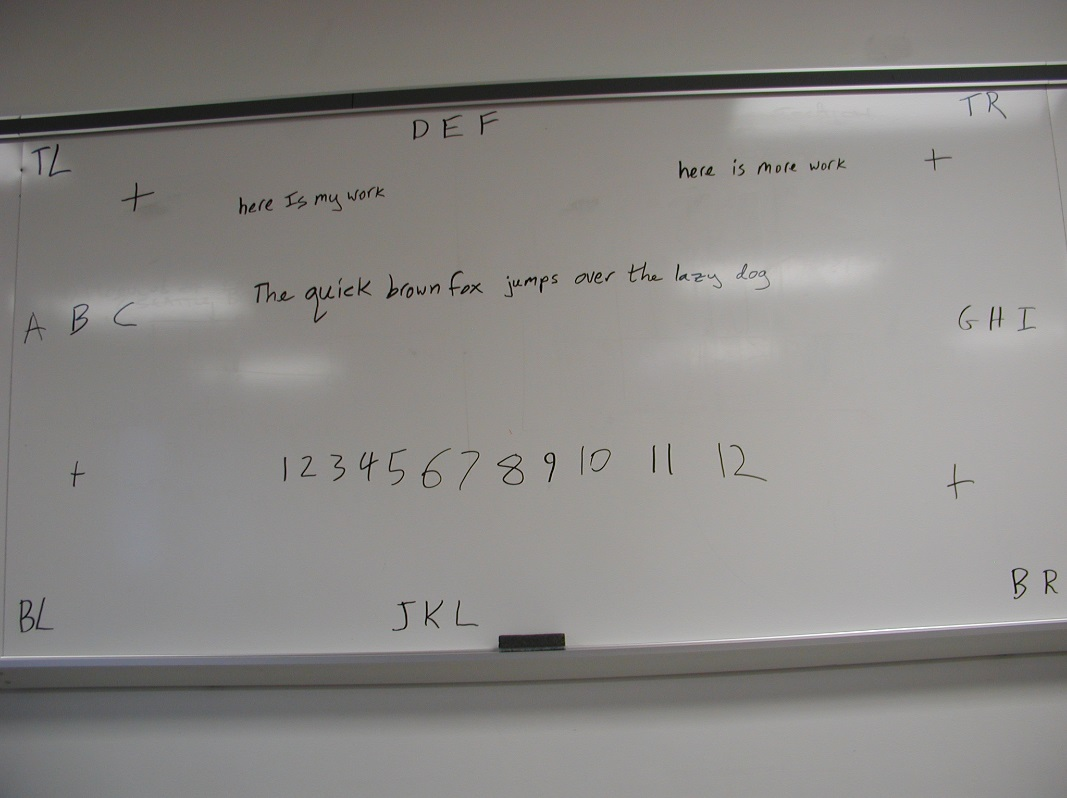
#> input picture Code/Demos/ImageProcessing/OpenCV/test.jpg, 1067 x 798 px
$ python edges.py
#> lines starting #> are read from the running program, lines starting #| are printed output that depends on the picture; after the words box and inside, x2 and y2 are one past the last pixel; in counts of white or black regions, pixels touching at a corner belong together
import cv2
import numpy as np

def CannyThreshold(lowThreshold):
    detected_edges = cv2.GaussianBlur(gray,(3,3),0)
    detected_edges = cv2.Canny(detected_edges,lowThreshold,lowThreshold*ratio,apertureSize = kernel_size)
    dst = cv2.bitwise_and(img,img,mask = detected_edges)  # just add some colours to edges from original image.
    cv2.imshow('canny demo',dst)

lowThreshold = 0
max_lowThreshold = 100
ratio = 3
kernel_size = 3

img = cv2.imread('test.jpg')
#> img is the input picture: shape (798, 1067, 3); mean B, G, R 133.2, 135.7, 137.8
gray = cv2.cvtColor(img,cv2.COLOR_BGR2GRAY)

cv2.namedWindow('canny demo')

cv2.createTrackbar('Min threshold','canny demo',lowThreshold, max_lowThreshold, CannyThreshold)
#> slider 'Min threshold' is set to 20

CannyThreshold(0)  # initialization
#> in CannyThreshold, `detected_edges = cv2.Canny(detected_edges,lowThreshold,lowThreshold*ra..`:
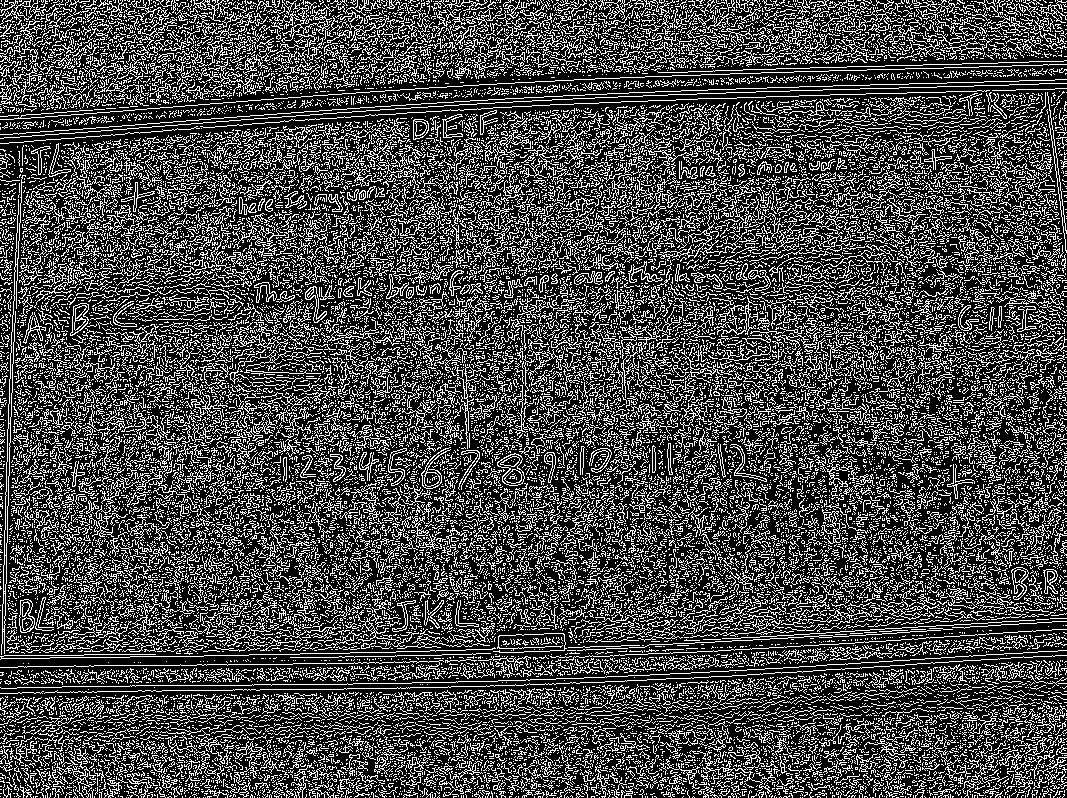
#> detected_edges: shape (798, 1067); 28.2% white in thin lines or dots
#> in CannyThreshold, `dst = cv2.bitwise_and(img,img,mask = detected_edges)`:
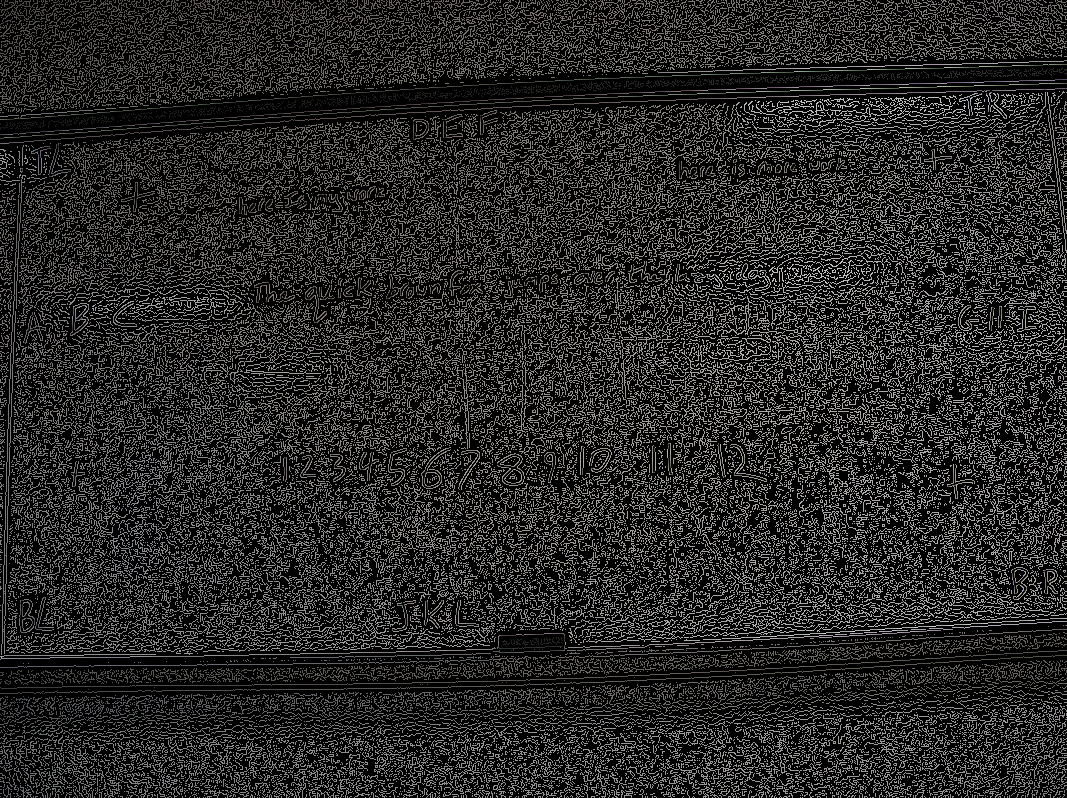
#> dst: shape (798, 1067, 3); mean B, G, R 37.7, 38.4, 39
if cv2.waitKey(0) == 27:
#> call 2 of CannyThreshold, with lowThreshold = 20
#> in CannyThreshold (call 2), `detected_edges = cv2.Canny(detected_edges,lowThreshold,lowThreshold*ra..`:
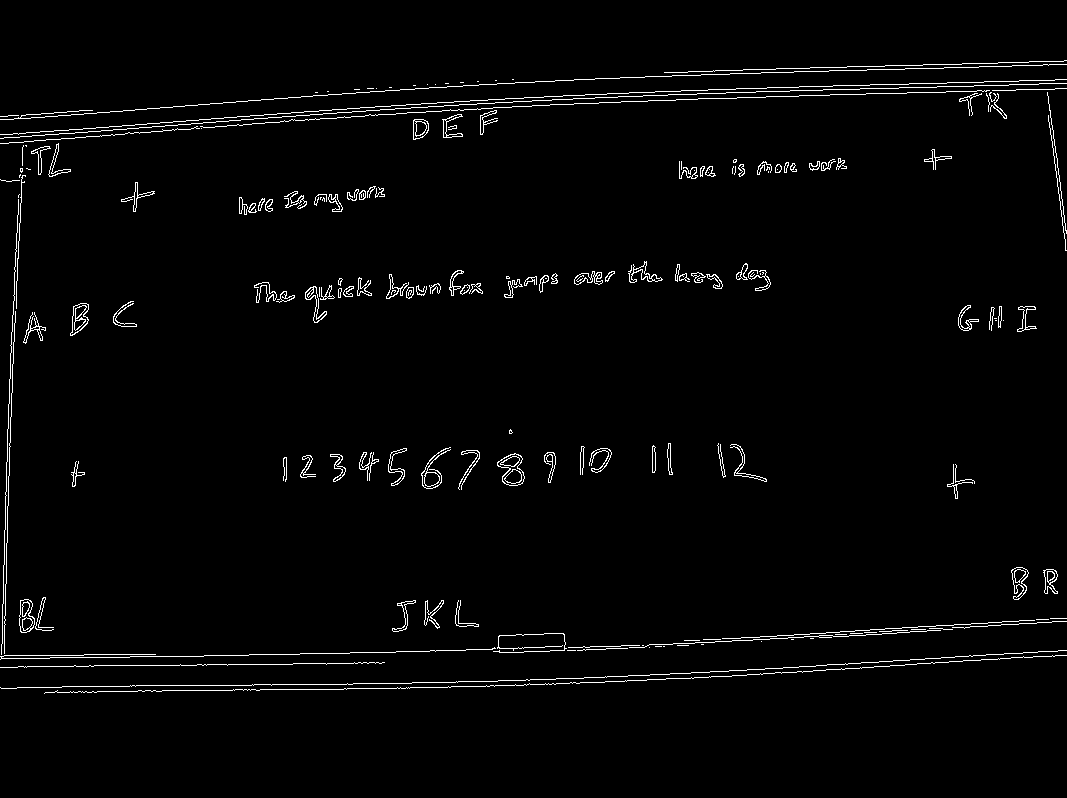
#> detected_edges: shape (798, 1067); 2.1% white in thin lines or dots, all inside (x1, y1, x2, y2) = (0, 60, 1067, 694)
#> in CannyThreshold (call 2), `dst = cv2.bitwise_and(img,img,mask = detected_edges)`:
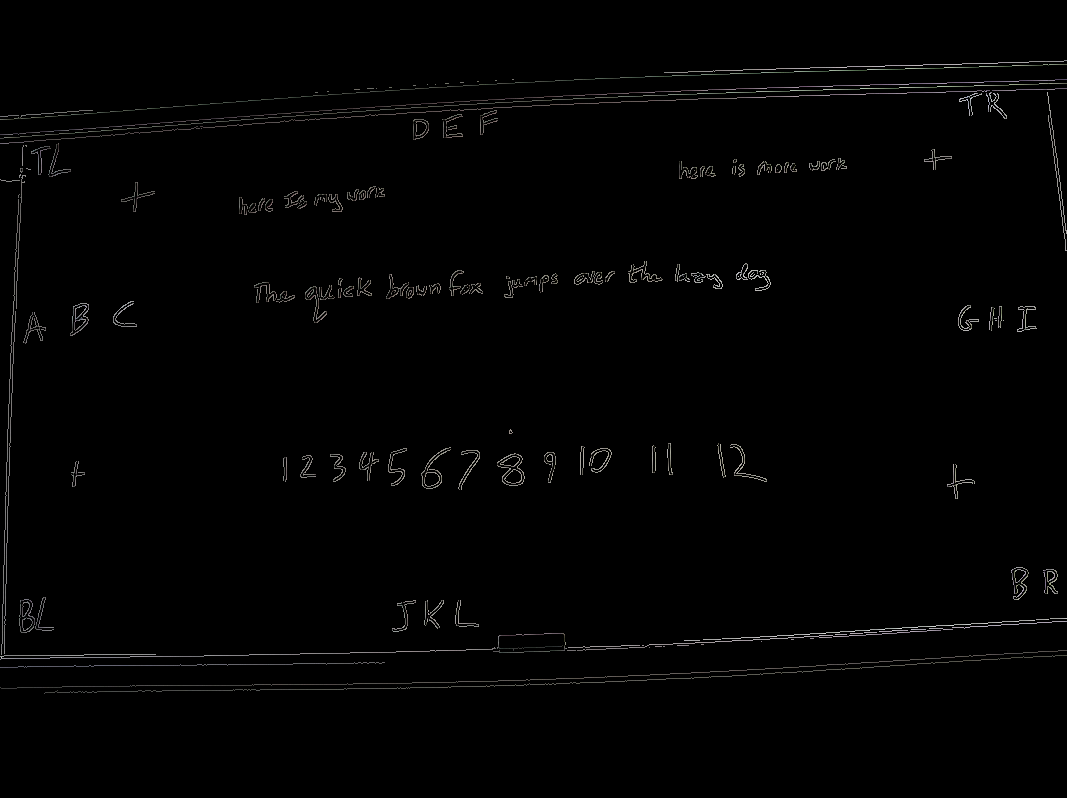
#> dst: shape (798, 1067, 3); mean B, G, R 2.4, 2.5, 2.5
#> (key Esc is pressed here)
    cv2.destroyAllWindows()

$ run again, with Code/Demos/ImageProcessing/OpenCV/bwGriff.jpg copied over Code/Demos/ImageProcessing/OpenCV/test.jpg
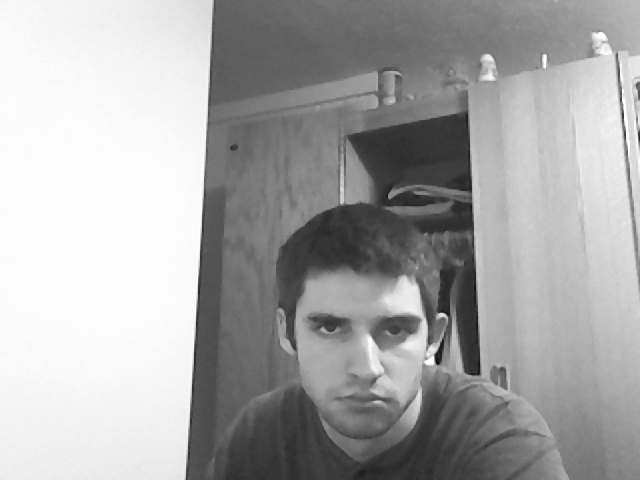
#> input picture Code/Demos/ImageProcessing/OpenCV/bwGriff.jpg, 640 x 480 px
#> img is the input picture: shape (480, 640, 3); min 10, max 255, mean 167.6
#> in CannyThreshold, `detected_edges = cv2.Canny(detected_edges,lowThreshold,lowThreshold*ra..`:
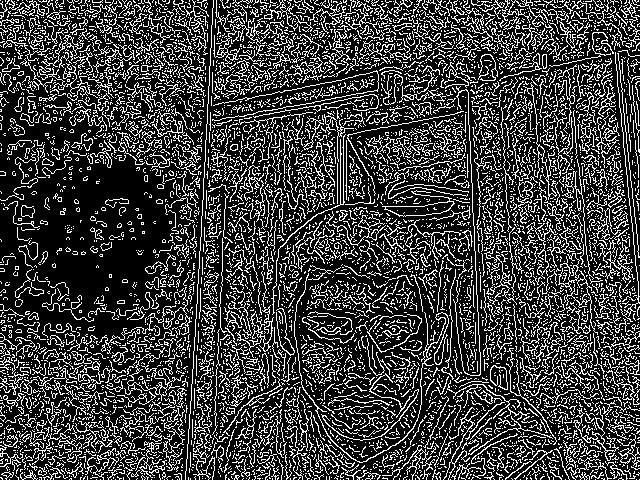
#> detected_edges: shape (480, 640); 24.4% white in thin lines or dots
#> in CannyThreshold (call 2), `dst = cv2.bitwise_and(img,img,mask = detected_edges)`:
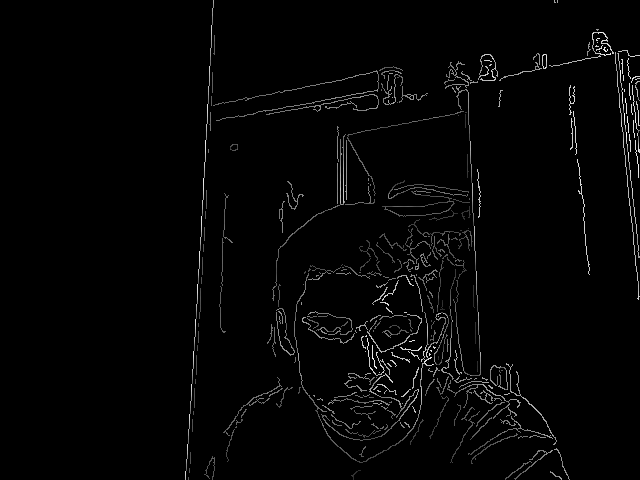
#> dst: shape (480, 640, 3); min 0, max 255, mean 4.9
